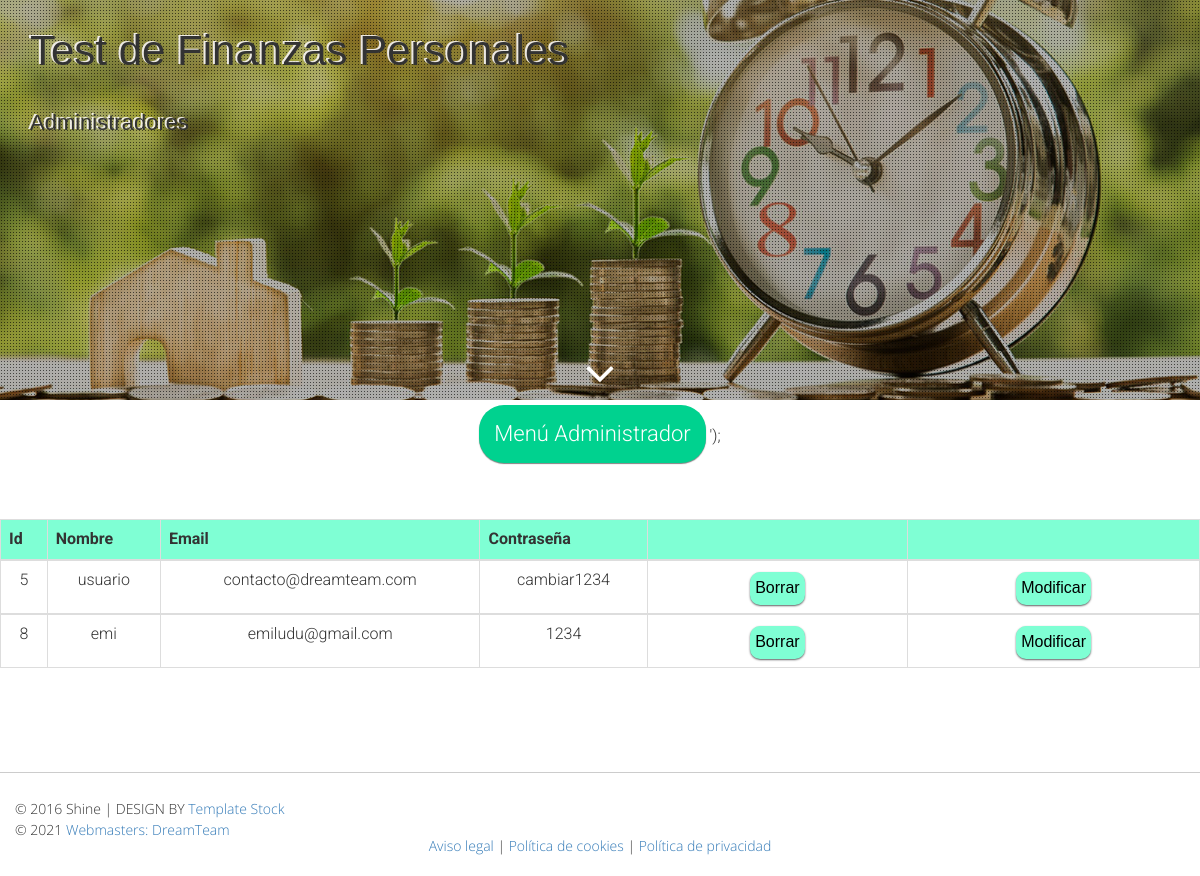
The app's page /administradores.php (signed in) with its own data.
### tables this page shows
CREATE TABLE IF NOT EXISTS `usuario_log` (
  `id_user` int(11) NOT NULL AUTO_INCREMENT,
  `USUARIO` varchar(50) NOT NULL,
  `EMAIL` varchar(100) NOT NULL,
  `CONTRA` varchar(50) NOT NULL,
  PRIMARY KEY (`id_user`)
);

### administradores.php (the view, shortened to what this page needs)
<!DOCTYPE html>
<html lang="es">
	<head>
		<link href="css/bootstrap.min.css" rel="stylesheet">
		<link rel="stylesheet" href="css/font-awesome.min.css">
		<link href="css/styles.css" rel="stylesheet">
		<link href="css/styleMenuLoggin.css" rel="stylesheet">
		<link href="css/loader.css" rel="stylesheet">
	</head>
<body>
    <section id="header">
			<div class="container">
				<div class="row text-center">
					<div class="col-md-8">
						<h1 class="white-text">Test de Finanzas Personales</h1>
						<h2 class="white-text">Administradores</h2>
					</div>
				</div>
			</div>
			<div class="animation">
			<a class="arrow-down-animation" data-scroll href="#about"><i class="fa fa-angle-down"></i></a>
			</div>
		</section>
		<?php
				readfile('menuLog.php');
			?>
		<?php
		include("conexion.php");
		$conexion=$base->query("SELECT * FROM usuario_log");
		$registros=$conexion->fetchAll(PDO::FETCH_OBJ);
		?>
			<table class="table table-bordered">
                <thead style= "background-color: #7fffd4;">
                    <tr>
                        <th>Id</th>
						<th>Nombre</th>
						<th>Email</th>
						<th>Contraseña</th>
						<th></th>
						<th></th>
                    </tr>
                </thead>
		<?php
		foreach($registros as $administrador):?>
			<tbody >
			<tr>
				<td><?php echo $administrador->id_user?></td>
				<td><?php echo $administrador->USUARIO?></td>
				<td><?php echo $administrador->EMAIL?></td>
				<td><?php echo $administrador->CONTRA?></td>
				<td class='button'><a href="bajauser.php?Id=<?php echo $administrador->id_user?>"><input type='button' class='boton' name='del' value='Borrar'></a></td>
				<td class='button'><a  href="modificacionUsuario.php?Id=<?php echo $administrador->id_user?>"><input type='button' class='boton' name='up' value='Modificar'></td>
			</tr>
    <?php
		endforeach;
	?>
                </tbody>
            </table>
	<?php
		include ("footer.php");
		?>
</body>
</html>

### css/styles.css (style rules this page uses)
* { margin: 0px; padding: 0px; }
body { background: #fff; font-family: 'Roboto', sans-serif; font-size: 16px; font-weight: 300; color: #333333; line-height: 28px; text-align: center; overflow-x: hidden !important; margin: auto !important; }
a, a:hover, a:active, a:focus { border: 0 none; outline: 0 none; text-decoration: none; }
h1, h2 { font-family: 'Open Sans', sans-serif; font-weight: 300; }
h1 { font-size: 42px; line-height: 62px; }
h2 { font-size: 22px; line-height: 42px; font-weight: 300; }
button { padding: 10px 20px; background-color: #008ed6; color: white; font-weight: inherit; font-size: 22px; box-shadow: 0px 1px 1px #828282; border-radius: 25px; }
.white-text { color: ; text-align: left; font-family: sans-serif; text-shadow: -2px -1px 0px #f8f5f5e7; position: relative; left: 0; top: 7%; }
.boton { border: 1px solid #57601d; padding: 10px; background-color: #84c700; color: #ffffff; text-decoration: none; text-transform: uppercase; font-family: 'Helvetica', sans-serif; border-radius: 50px; margin-right: 50px; margin-left: 50px; }
section { padding: 100px 0px; }
#header { background: url(../images/money2.jpg) no-repeat center center; background-size: cover; height: 50vh; padding: 0px; }
#header .container { background: url(../images/body-bg1.png) repeat 0 0; height: 50vh; width: 100% !important; padding: 0px; z-index: 998; }
#header .col-md-8 { top: 7%; right: 0; bottom: 0; left: 0; position: relative; display: table; margin-left: 30px; margin-right: 50px; z-index: 999; }
.animation { width: 100%; bottom: 0; height: 50px; overflow: hidden; position: absolute; top: 40%; left: 0; z-index: 999; text-align: center; text-decoration: none; }
#header .fa-angle-down { text-align: center; font-size: 48px; color: #fff; -webkit-animation: leweb_fade_move_down 2s ease-in-out infinite; -moz-animation: leweb_fade_move_down 2s ease-in-out infinite; animation: leweb_fade_move_down 2s ease-in-out infinite; }

### css/styleMenuLoggin.css (style rules this page uses)
.mainmenubtn { background-color: #00d28f; color: white; border: none; cursor: pointer; padding:15px; margin-top:5px; box-shadow: 0px 1px 1px #828282; border-radius: 25px; }
.dropdown { position: relative; display: inline-block; }
.boton { background-color: #7fffd4; color: black; border: none; box-shadow: 0px 1px 2px #606062; padding:5px; margin-top:3px; border-radius: 10px; text-transform: none; }

### records on screen
usuario_log: id_user "5", USUARIO "usuario", EMAIL "contacto@dreamteam.com", CONTRA "cambiar1234"
usuario_log: id_user "8", USUARIO "emi", EMAIL "emiludu@gmail.com", CONTRA "1234"
